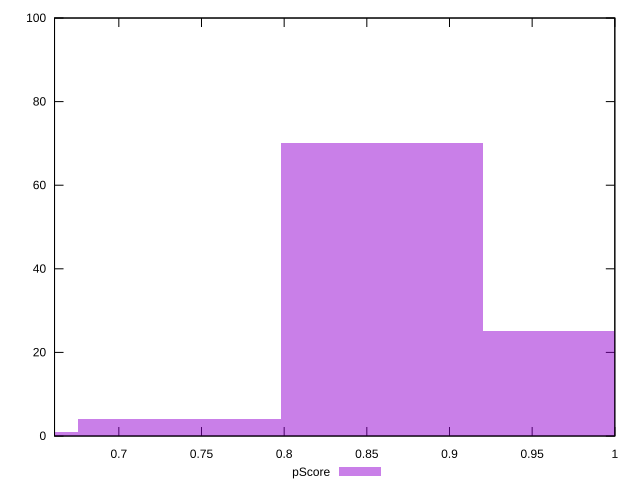

gnuplot code for this plot:
reset

$pScore <<EOF
0.8591624398448897 70
0.9818999312513025 25
0.7364249484384768 4
0.6136874570320641 1
EOF

set key outside below
set boxwidth 0.12273749140641281
set xrange [0.6611111111111111:1]
set yrange [0:100]
set trange [0:100]
set style fill transparent solid 0.5 noborder
set terminal svg size 640, 490 enhanced background rgb 'white'
set output "reprap/uses-optimized-images/samples/pages+cached+noexternal/pScore/histogram.svg"

plot $pScore title "pScore" with boxes

reset
